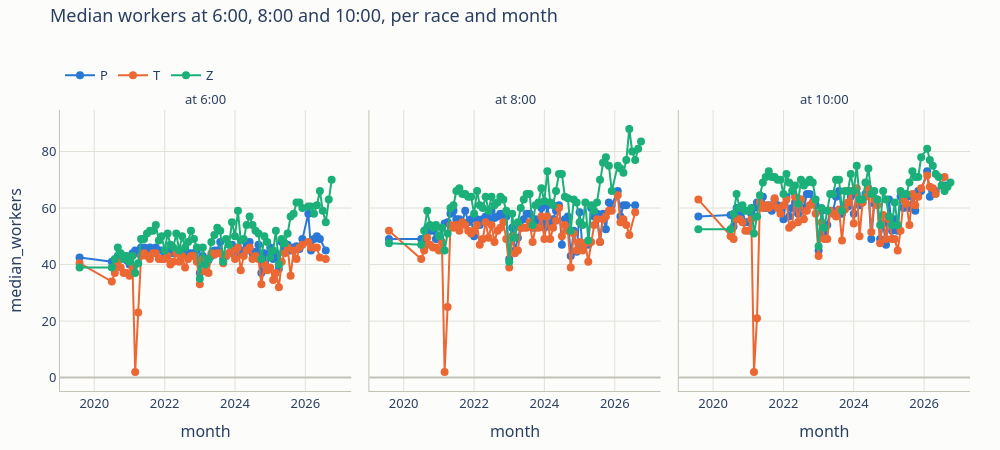

Notebook code for this chart:
### Code cell
fig = px.line(
    benchmarks, x="month", y="median_workers", color="race", facet_col="minute", markers=True, hover_data=["players"],
    color_discrete_map=viz.RACE_COLORS, category_orders={"race": ["P", "T", "Z"]},
    title="Median workers at 6:00, 8:00 and 10:00, per race and month",
)
fig.for_each_annotation(lambda annotation: annotation.update(text=f"at {annotation.text.split('=')[-1]}:00"))
viz.show(fig, "level_2_workers_by_month")
